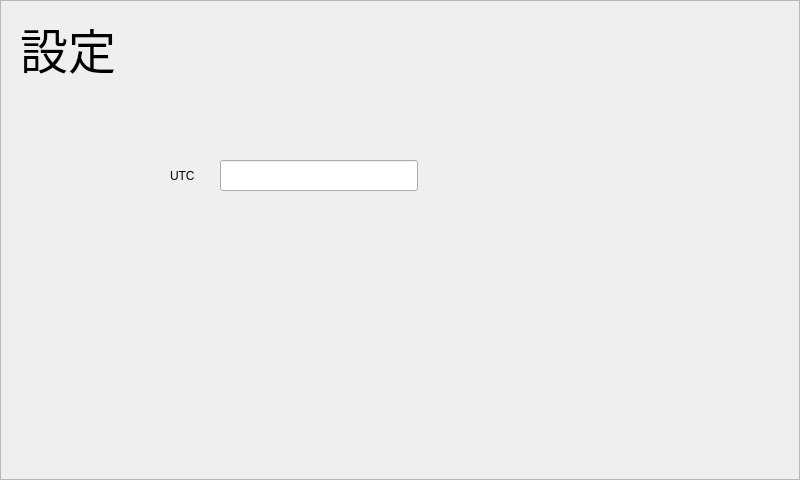
  <widget class="QFrame" name="SettingFrame">
   <property name="geometry">
    <rect>
     <x>0</x>
     <y>0</y>
     <width>800</width>
     <height>480</height>
    </rect>
   </property>
   <property name="autoFillBackground">
    <bool>true</bool>
   </property>
   <property name="frameShape">
    <enum>QFrame::StyledPanel</enum>
   </property>
   <property name="frameShadow">
    <enum>QFrame::Raised</enum>
   </property>
   <widget class="QLabel" name="label_22">
    <property name="geometry">
     <rect>
      <x>20</x>
      <y>10</y>
      <width>240</width>
      <height>76</height>
     </rect>
    </property>
    <property name="font">
     <font>
      <family>微軟正黑體</family>
      <pointsize>36</pointsize>
     </font>
    </property>
    <property name="toolTipDuration">
     <number>1</number>
    </property>
    <property name="autoFillBackground">
     <bool>false</bool>
    </property>
    <property name="lineWidth">
     <number>4</number>
    </property>
    <property name="text">
     <string>設定</string>
    </property>
   </widget>
   <widget class="QLabel" name="label_23">
    <property name="geometry">
     <rect>
      <x>170</x>
      <y>160</y>
      <width>39</width>
      <height>31</height>
     </rect>
    </property>
    <property name="text">
     <string>UTC</string>
    </property>
   </widget>
   <widget class="QLineEdit" name="lineEdit_UTC">
    <property name="geometry">
     <rect>
      <x>220</x>
      <y>160</y>
      <width>198</width>
      <height>31</height>
     </rect>
    </property>
   </widget>
  </widget>
